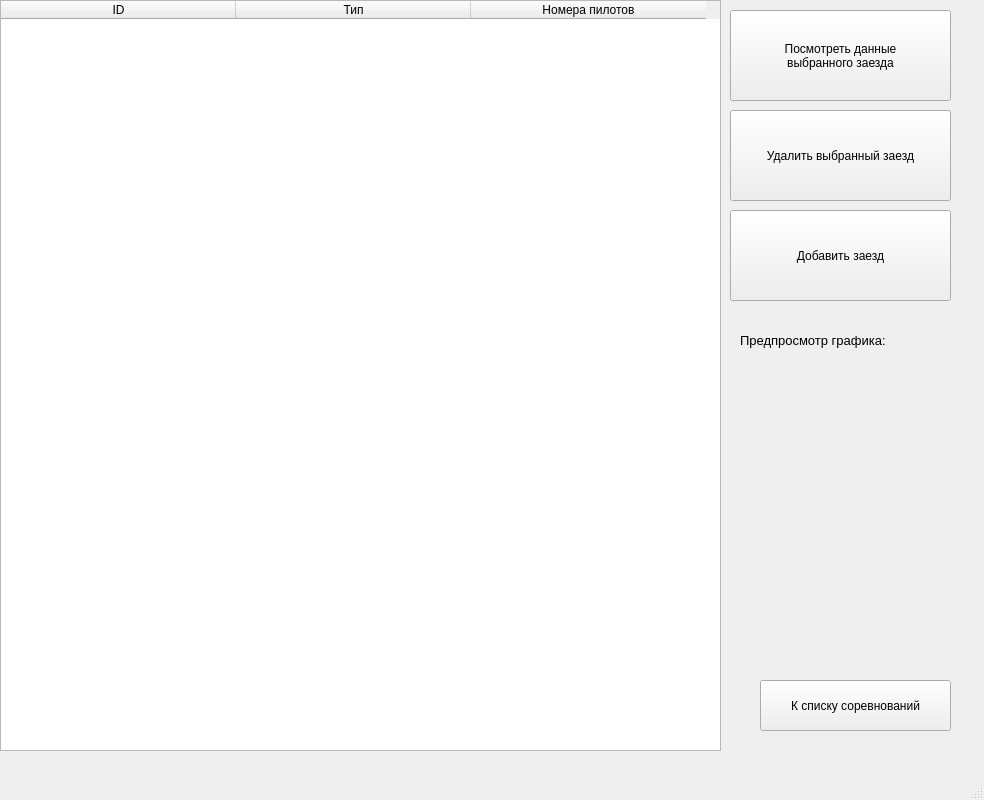
<?xml version="1.0" encoding="UTF-8"?>
<ui version="4.0">
 <class>table_window</class>
 <widget class="QMainWindow" name="table_window">
  <property name="geometry">
   <rect>
    <x>0</x>
    <y>0</y>
    <width>984</width>
    <height>800</height>
   </rect>
  </property>
  <property name="windowTitle">
   <string>MainWindow</string>
  </property>
  <widget class="QWidget" name="centralwidget">
   <widget class="QPushButton" name="MenuButton">
    <property name="geometry">
     <rect>
      <x>760</x>
      <y>680</y>
      <width>191</width>
      <height>51</height>
     </rect>
    </property>
    <property name="text">
     <string>К списку соревнований</string>
    </property>
   </widget>
   <widget class="QTableWidget" name="tableWidget">
    <property name="geometry">
     <rect>
      <x>0</x>
      <y>0</y>
      <width>721</width>
      <height>751</height>
     </rect>
    </property>
    <property name="sizePolicy">
     <sizepolicy hsizetype="Expanding" vsizetype="Expanding">
      <horstretch>10</horstretch>
      <verstretch>10</verstretch>
     </sizepolicy>
    </property>
    <property name="mouseTracking">
     <bool>true</bool>
    </property>
    <attribute name="horizontalHeaderDefaultSectionSize">
     <number>235</number>
    </attribute>
    <column>
     <property name="text">
      <string>ID</string>
     </property>
    </column>
    <column>
     <property name="text">
      <string>Тип</string>
     </property>
    </column>
    <column>
     <property name="text">
      <string>Номера пилотов</string>
     </property>
    </column>
   </widget>
   <widget class="QPushButton" name="OpenDataButton">
    <property name="geometry">
     <rect>
      <x>730</x>
      <y>10</y>
      <width>221</width>
      <height>91</height>
     </rect>
    </property>
    <property name="text">
     <string>Посмотреть данные 
выбранного заезда</string>
    </property>
   </widget>
   <widget class="QPushButton" name="NewRaceButton">
    <property name="geometry">
     <rect>
      <x>730</x>
      <y>210</y>
      <width>221</width>
      <height>91</height>
     </rect>
    </property>
    <property name="text">
     <string>Добавить заезд</string>
    </property>
   </widget>
   <widget class="QWidget" name="verticalLayoutWidget">
    <property name="geometry">
     <rect>
      <x>730</x>
      <y>360</y>
      <width>241</width>
      <height>281</height>
     </rect>
    </property>
    <layout class="QVBoxLayout" name="verticalLayout"/>
   </widget>
   <widget class="QPushButton" name="DeleteButton">
    <property name="geometry">
     <rect>
      <x>730</x>
      <y>110</y>
      <width>221</width>
      <height>91</height>
     </rect>
    </property>
    <property name="text">
     <string>Удалить выбранный заезд</string>
    </property>
   </widget>
   <widget class="QLabel" name="label_selectRow">
    <property name="geometry">
     <rect>
      <x>740</x>
      <y>310</y>
      <width>221</width>
      <height>21</height>
     </rect>
    </property>
    <property name="text">
     <string/>
    </property>
    <property name="alignment">
     <set>Qt::AlignCenter</set>
    </property>
   </widget>
   <widget class="QLabel" name="label">
    <property name="geometry">
     <rect>
      <x>740</x>
      <y>330</y>
      <width>211</width>
      <height>21</height>
     </rect>
    </property>
    <property name="font">
     <font>
      <pointsize>10</pointsize>
     </font>
    </property>
    <property name="text">
     <string>Предпросмотр графика:</string>
    </property>
   </widget>
  </widget>
  <widget class="QMenuBar" name="menubar">
   <property name="geometry">
    <rect>
     <x>0</x>
     <y>0</y>
     <width>984</width>
     <height>21</height>
    </rect>
   </property>
  </widget>
  <widget class="QStatusBar" name="statusbar"/>
 </widget>
 <resources/>
 <connections/>
</ui>
